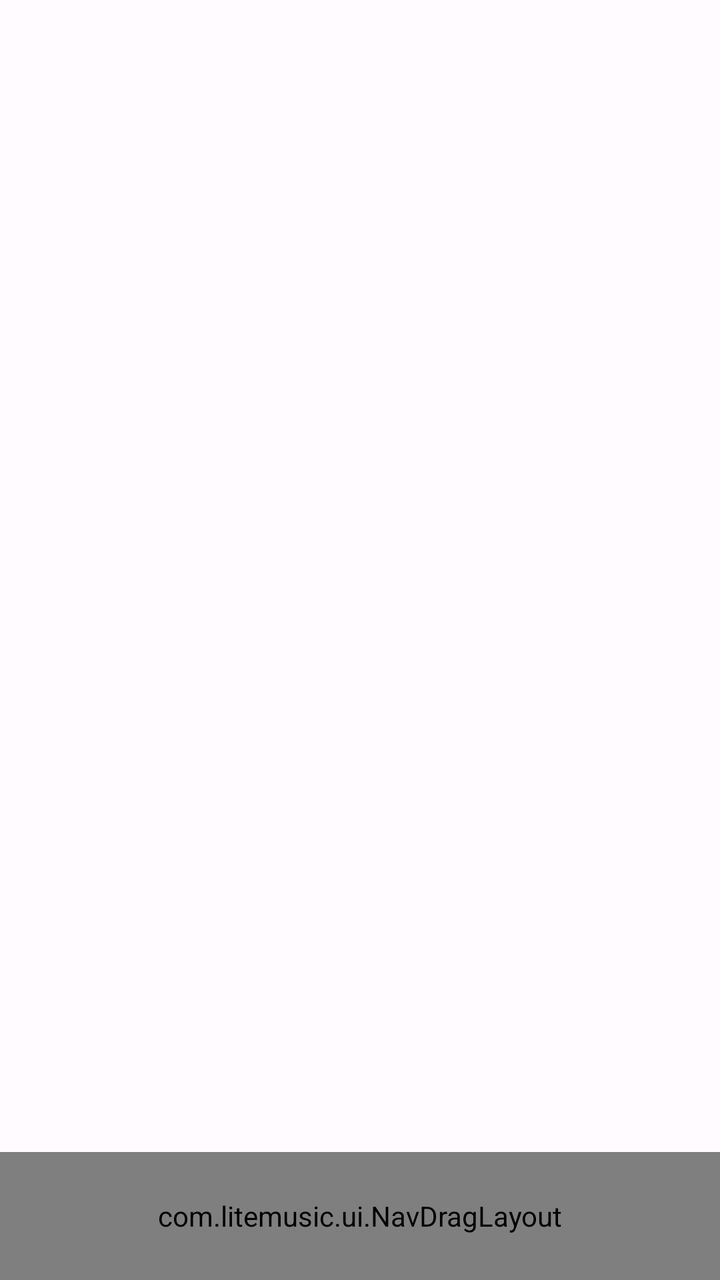
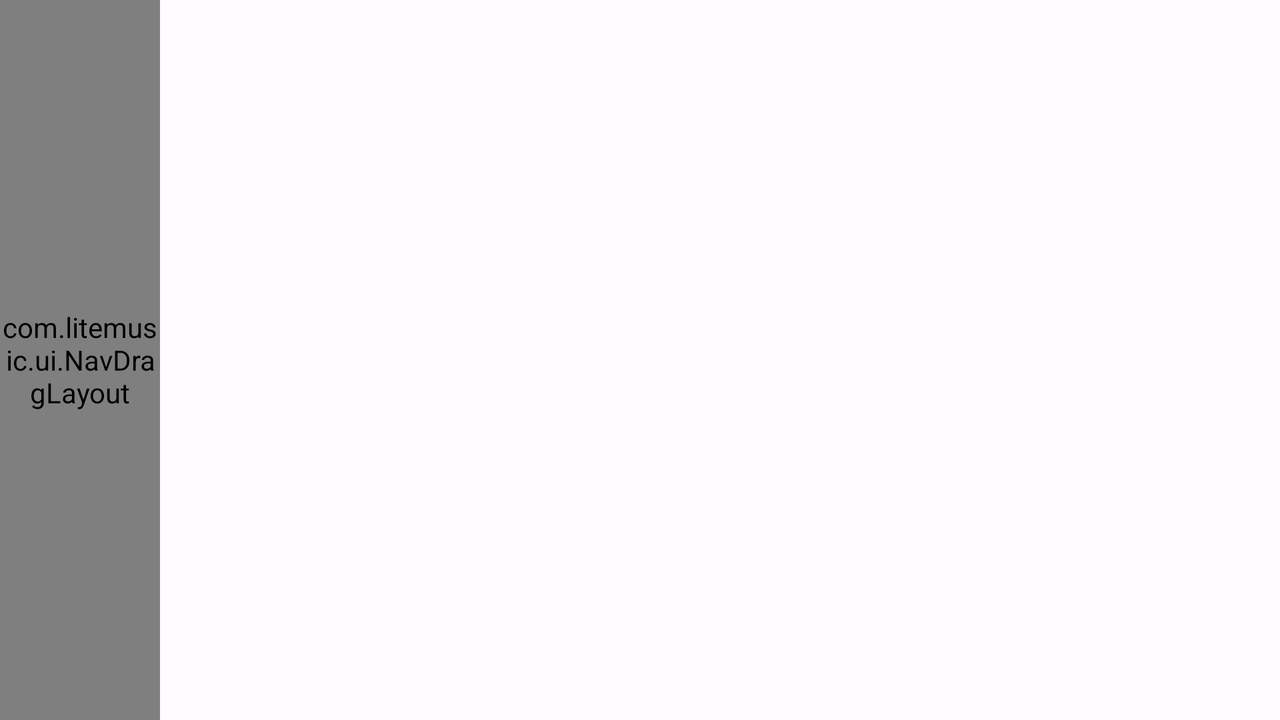

Two renders of one Android screen. The first uses the default layout on a phone; the second uses the alternative layout the repository ships for a different screen configuration, on a matching device. The two XML files are below.
<!-- AndroidManifest.xml: application theme Theme.LiteMusic -->
<!-- res/layout/activity_main.xml -->
<?xml version="1.0" encoding="utf-8"?>
<FrameLayout xmlns:android="http://schemas.android.com/apk/res/android"
    xmlns:app="http://schemas.android.com/apk/res-auto"
    android:layout_width="match_parent"
    android:layout_height="match_parent"
    android:fitsSystemWindows="true">

    <LinearLayout
        android:layout_width="match_parent"
        android:layout_height="match_parent"
        android:orientation="vertical">

        
        <androidx.viewpager2.widget.ViewPager2
            android:id="@+id/fragment_container"
            android:layout_width="match_parent"
            android:layout_height="0dp"
            android:layout_weight="1" />

        
        <com.litemusic.ui.NavDragLayout
            android:id="@+id/bottom_nav"
            android:layout_width="match_parent"
            android:layout_height="64dp"
            android:background="?attr/colorSurfaceContainer">

            
            <View
                android:id="@+id/tab_indicator_hint"
                android:layout_width="64dp"
                android:layout_height="32dp"
                android:layout_gravity="start|center_vertical"
                android:alpha="0"
                android:background="@drawable/nav_tab_pill"
                android:visibility="invisible" />

            
            <View
                android:id="@+id/tab_indicator"
                android:layout_width="64dp"
                android:layout_height="32dp"
                android:layout_gravity="start|center_vertical"
                android:background="@drawable/nav_tab_pill" />

            <LinearLayout
                android:layout_width="match_parent"
                android:layout_height="match_parent"
                android:orientation="horizontal">

                <com.litemusic.ui.CenteredRippleLayout
                    android:id="@+id/tab_home"
                    android:layout_width="0dp"
                    android:layout_height="match_parent"
                    android:layout_weight="1"
                    android:clickable="true"
                    android:focusable="true">

                    <FrameLayout
                        android:layout_width="64dp"
                        android:layout_height="32dp"
                        android:layout_gravity="center">

                        <ImageView
                            android:id="@+id/tab_home_icon"
                            android:layout_width="24dp"
                            android:layout_height="24dp"
                            android:layout_gravity="center"
                            android:contentDescription="@string/tab_home"
                            android:src="@drawable/ic_home_outlined"
                            android:tint="?attr/colorOnSurfaceVariant" />
                    </FrameLayout>
                </com.litemusic.ui.CenteredRippleLayout>

                <com.litemusic.ui.CenteredRippleLayout
                    android:id="@+id/tab_search"
                    android:layout_width="0dp"
                    android:layout_height="match_parent"
                    android:layout_weight="1"
                    android:clickable="true"
                    android:focusable="true">

                    <FrameLayout
                        android:layout_width="64dp"
                        android:layout_height="32dp"
                        android:layout_gravity="center">

                        <ImageView
                            android:id="@+id/tab_search_icon"
                            android:layout_width="24dp"
                            android:layout_height="24dp"
                            android:layout_gravity="center"
                            android:contentDescription="@string/tab_search"
                            android:src="@drawable/ic_search_symbol"
                            android:tint="?attr/colorOnSurfaceVariant" />
                    </FrameLayout>
                </com.litemusic.ui.CenteredRippleLayout>

                <com.litemusic.ui.CenteredRippleLayout
                    android:id="@+id/tab_mine"
                    android:layout_width="0dp"
                    android:layout_height="match_parent"
                    android:layout_weight="1"
                    android:clickable="true"
                    android:focusable="true">

                    <FrameLayout
                        android:layout_width="64dp"
                        android:layout_height="32dp"
                        android:layout_gravity="center">

                        <ImageView
                            android:id="@+id/tab_mine_icon"
                            android:layout_width="24dp"
                            android:layout_height="24dp"
                            android:layout_gravity="center"
                            android:contentDescription="@string/tab_mine"
                            android:src="@drawable/ic_account_circle"
                            android:tint="?attr/colorOnSurfaceVariant" />
                    </FrameLayout>
                </com.litemusic.ui.CenteredRippleLayout>
            </LinearLayout>
        </com.litemusic.ui.NavDragLayout>
    </LinearLayout>

    
    <include
        layout="@layout/view_mini_player"
        android:layout_width="match_parent"
        android:layout_height="72dp"
        android:layout_gravity="bottom"
        android:layout_marginStart="8dp"
        android:layout_marginEnd="8dp"
        android:layout_marginBottom="72dp" />
</FrameLayout>
<!-- res/layout/view_mini_player.xml (included above) -->
<?xml version="1.0" encoding="utf-8"?>
<com.google.android.material.card.MaterialCardView xmlns:android="http://schemas.android.com/apk/res/android"
    xmlns:app="http://schemas.android.com/apk/res-auto"
    android:id="@+id/mini_player"
    android:layout_width="match_parent"
    android:layout_height="72dp"
    android:visibility="gone"
    app:cardBackgroundColor="?attr/colorSurfaceContainerHigh"
    app:cardCornerRadius="16dp"
    app:cardElevation="0dp"
    app:strokeWidth="0dp">

    <LinearLayout
        android:id="@+id/mini_content"
        android:layout_width="match_parent"
        android:layout_height="match_parent"
        android:gravity="center_vertical"
        android:orientation="horizontal"
        android:paddingStart="12dp"
        android:paddingEnd="4dp">

        <com.google.android.material.imageview.ShapeableImageView
            android:id="@+id/mini_cover"
            android:layout_width="48dp"
            android:layout_height="48dp"
            android:contentDescription="@null"
            android:scaleType="centerCrop"
            android:src="@drawable/ic_music_note"
            app:shapeAppearanceOverlay="@style/ShapeAppearance.Lite.Rounded8" />

        <LinearLayout
            android:id="@+id/mini_text"
            android:layout_width="0dp"
            android:layout_height="wrap_content"
            android:layout_marginStart="12dp"
            android:layout_weight="1"
            android:orientation="vertical">

            <TextView
                android:id="@+id/mini_title"
                android:layout_width="match_parent"
                android:layout_height="wrap_content"
                android:ellipsize="end"
                android:maxLines="1"
                android:textAppearance="@style/TextAppearance.Material3.TitleSmall"
                android:textColor="?attr/colorOnSurface" />

            <TextView
                android:id="@+id/mini_artist"
                android:layout_width="match_parent"
                android:layout_height="wrap_content"
                android:ellipsize="end"
                android:maxLines="1"
                android:textAppearance="@style/TextAppearance.Material3.BodySmall"
                android:textColor="?attr/colorOnSurfaceVariant" />
        </LinearLayout>

        <com.google.android.material.button.MaterialButton
            android:id="@+id/mini_prev"
            style="@style/Widget.Material3.Button.IconButton"
            android:layout_width="48dp"
            android:layout_height="48dp"
            android:contentDescription="@null"
            app:icon="@drawable/ic_prev"
            app:iconTint="?attr/colorOnSurface" />

        
        <FrameLayout
            android:layout_width="60dp"
            android:layout_height="60dp">

            <com.litemusic.ui.MiniProgressRing
                android:id="@+id/mini_progress"
                android:layout_width="56dp"
                android:layout_height="56dp"
                android:layout_gravity="center" />

            <com.google.android.material.button.MaterialButton
                android:id="@+id/mini_play"
                style="@style/Widget.Material3.Button.IconButton.Filled"
                android:layout_width="48dp"
                android:layout_height="48dp"
                android:layout_gravity="center"
                android:contentDescription="@null"
                app:icon="@drawable/ic_play"
                app:iconTint="?attr/colorOnPrimary" />
        </FrameLayout>

        <com.google.android.material.button.MaterialButton
            android:id="@+id/mini_next"
            style="@style/Widget.Material3.Button.IconButton"
            android:layout_width="48dp"
            android:layout_height="48dp"
            android:contentDescription="@null"
            app:icon="@drawable/ic_next"
            app:iconTint="?attr/colorOnSurface" />
    </LinearLayout>
</com.google.android.material.card.MaterialCardView>
<!-- resources referenced by this layout -->
<resources>
  <!-- drawable ic_next (drawable) -->
  <vector xmlns:android="http://schemas.android.com/apk/res/android"
      android:width="24dp" android:height="24dp"
      android:viewportWidth="24" android:viewportHeight="24"
      android:tint="?attr/colorOnSurface">
      <path android:fillColor="@android:color/white" android:pathData="M6,18l8.5,-6L6,6v12zM16,6v12h2V6h-2z"/>
  </vector>
  <!-- drawable ic_play (drawable) -->
  <vector xmlns:android="http://schemas.android.com/apk/res/android"
      android:width="24dp" android:height="24dp"
      android:viewportWidth="24" android:viewportHeight="24"
      android:tint="?attr/colorOnPrimaryContainer">
      <path android:fillColor="@android:color/white" android:pathData="M8,5v14l11,-7z"/>
  </vector>
  <!-- drawable ic_prev (drawable) -->
  <vector xmlns:android="http://schemas.android.com/apk/res/android"
      android:width="24dp" android:height="24dp"
      android:viewportWidth="24" android:viewportHeight="24"
      android:tint="?attr/colorOnSurface">
      <path android:fillColor="@android:color/white" android:pathData="M6,6h2v12H6zM9.5,12l8.5,6V6z"/>
  </vector>
  <!-- drawable nav_tab_pill (drawable) -->
  <?xml version="1.0" encoding="utf-8"?>
  <shape xmlns:android="http://schemas.android.com/apk/res/android"
      android:shape="rectangle">
      
      <solid android:color="?attr/colorSecondaryContainer" />
      <corners android:radius="16dp" />
  </shape>
  <string name="tab_home">首页</string>
  <string name="tab_mine">我的</string>
  <string name="tab_search">搜索</string>
  <style name="ShapeAppearance.Lite.Rounded8" parent="">
          <item name="cornerFamily">rounded</item>
          <item name="cornerSize">8dp</item>
      </style>
  <!-- from res/values-v27/ -->
  <style name="Theme.LiteMusic" parent="Theme.LiteMusic.Base">
          <item name="android:statusBarColor">@android:color/transparent</item>
          <item name="android:windowLightStatusBar">true</item>
          <item name="android:navigationBarColor">@color/sys_nav_gray_light</item>
          <item name="android:windowLightNavigationBar">true</item>
      </style>
  <color name="sys_nav_gray_light">#E0E0E0</color>
  <color name="md_primary">#B3261E</color>
  <color name="md_on_primary">#FFFFFF</color>
  <color name="md_primary_container">#FFDAD4</color>
  <color name="md_on_primary_container">#410002</color>
  <color name="md_secondary">#775651</color>
  <color name="md_on_secondary">#FFFFFF</color>
  <color name="md_secondary_container">#FFDAD4</color>
  <color name="md_on_secondary_container">#2C1512</color>
  <color name="md_tertiary">#705C2E</color>
  <color name="md_on_tertiary">#FFFFFF</color>
  <color name="md_tertiary_container">#FBDFA6</color>
  <color name="md_on_tertiary_container">#251A00</color>
  <color name="md_error">#BA1A1A</color>
  <color name="md_on_error">#FFFFFF</color>
  <color name="md_error_container">#FFDAD6</color>
  <color name="md_on_error_container">#410002</color>
  <color name="md_surface">#FFFBFF</color>
  <color name="md_on_surface">#201A19</color>
  <color name="md_surface_variant">#F5DDDA</color>
  <color name="md_on_surface_variant">#534340</color>
  <color name="md_surface_container_lowest">#FFFFFF</color>
  <color name="md_surface_container_low">#FFF8F7</color>
  <color name="md_surface_container">#FAF0EE</color>
  <color name="md_surface_container_high">#F4E5E2</color>
  <color name="md_surface_container_highest">#EEDFDC</color>
  <color name="md_outline">#857371</color>
  <color name="md_outline_variant">#D8C2BE</color>
  <color name="md_inverse_surface">#362F2E</color>
  <color name="md_inverse_on_surface">#FBEEEC</color>
  <color name="md_inverse_primary">#FFB4A8</color>
  <!-- some entries are left out for length -->
</resources>
<!-- res/layout-land/activity_main.xml (the repository's variant of the layout above) -->
<!-- drawn on the phone turned sideways -->
<?xml version="1.0" encoding="utf-8"?>
<LinearLayout xmlns:android="http://schemas.android.com/apk/res/android"
    android:layout_width="match_parent"
    android:layout_height="match_parent"
    android:fitsSystemWindows="true"
    android:orientation="horizontal">

    <com.litemusic.ui.NavDragLayout
        android:id="@+id/bottom_nav"
        android:layout_width="80dp"
        android:layout_height="match_parent"
        android:background="?attr/colorSurfaceContainer">

        
        <View
            android:id="@+id/tab_indicator_hint"
            android:layout_width="56dp"
            android:layout_height="32dp"
            android:layout_gravity="top|center_horizontal"
            android:alpha="0"
            android:background="@drawable/nav_tab_pill"
            android:visibility="invisible" />

        
        <View
            android:id="@+id/tab_indicator"
            android:layout_width="56dp"
            android:layout_height="32dp"
            android:layout_gravity="top|center_horizontal"
            android:background="@drawable/nav_tab_pill" />

        <LinearLayout
            android:layout_width="match_parent"
            android:layout_height="match_parent"
            android:gravity="center_vertical"
            android:orientation="vertical">

            <com.litemusic.ui.CenteredRippleLayout
                android:id="@+id/tab_home"
                android:layout_width="match_parent"
                android:layout_height="72dp"
                android:clickable="true"
                android:focusable="true">

                <LinearLayout
                    android:layout_width="match_parent"
                    android:layout_height="wrap_content"
                    android:layout_gravity="center"
                    android:gravity="center_horizontal"
                    android:orientation="vertical">

                    <FrameLayout
                        android:layout_width="56dp"
                        android:layout_height="32dp">

                        <ImageView
                            android:id="@+id/tab_home_icon"
                            android:layout_width="24dp"
                            android:layout_height="24dp"
                            android:layout_gravity="center"
                            android:contentDescription="@string/tab_home"
                            android:src="@drawable/ic_home_outlined"
                            android:tint="?attr/colorOnSurfaceVariant" />
                    </FrameLayout>

                    <TextView
                        android:id="@+id/tab_home_label"
                        android:layout_width="wrap_content"
                        android:layout_height="wrap_content"
                        android:layout_marginTop="4dp"
                        android:maxLines="1"
                        android:text="@string/tab_home"
                        android:textAppearance="@style/TextAppearance.Material3.LabelMedium"
                        android:textColor="?attr/colorOnSurfaceVariant" />
                </LinearLayout>
            </com.litemusic.ui.CenteredRippleLayout>

            <com.litemusic.ui.CenteredRippleLayout
                android:id="@+id/tab_search"
                android:layout_width="match_parent"
                android:layout_height="72dp"
                android:clickable="true"
                android:focusable="true">

                <LinearLayout
                    android:layout_width="match_parent"
                    android:layout_height="wrap_content"
                    android:layout_gravity="center"
                    android:gravity="center_horizontal"
                    android:orientation="vertical">

                    <FrameLayout
                        android:layout_width="56dp"
                        android:layout_height="32dp">

                        <ImageView
                            android:id="@+id/tab_search_icon"
                            android:layout_width="24dp"
                            android:layout_height="24dp"
                            android:layout_gravity="center"
                            android:contentDescription="@string/tab_search"
                            android:src="@drawable/ic_search_symbol"
                            android:tint="?attr/colorOnSurfaceVariant" />
                    </FrameLayout>

                    <TextView
                        android:id="@+id/tab_search_label"
                        android:layout_width="wrap_content"
                        android:layout_height="wrap_content"
                        android:layout_marginTop="4dp"
                        android:maxLines="1"
                        android:text="@string/tab_search"
                        android:textAppearance="@style/TextAppearance.Material3.LabelMedium"
                        android:textColor="?attr/colorOnSurfaceVariant" />
                </LinearLayout>
            </com.litemusic.ui.CenteredRippleLayout>

            <com.litemusic.ui.CenteredRippleLayout
                android:id="@+id/tab_mine"
                android:layout_width="match_parent"
                android:layout_height="72dp"
                android:clickable="true"
                android:focusable="true">

                <LinearLayout
                    android:layout_width="match_parent"
                    android:layout_height="wrap_content"
                    android:layout_gravity="center"
                    android:gravity="center_horizontal"
                    android:orientation="vertical">

                    <FrameLayout
                        android:layout_width="56dp"
                        android:layout_height="32dp">

                        <ImageView
                            android:id="@+id/tab_mine_icon"
                            android:layout_width="24dp"
                            android:layout_height="24dp"
                            android:layout_gravity="center"
                            android:contentDescription="@string/tab_mine"
                            android:src="@drawable/ic_account_circle"
                            android:tint="?attr/colorOnSurfaceVariant" />
                    </FrameLayout>

                    <TextView
                        android:id="@+id/tab_mine_label"
                        android:layout_width="wrap_content"
                        android:layout_height="wrap_content"
                        android:layout_marginTop="4dp"
                        android:maxLines="1"
                        android:text="@string/tab_mine"
                        android:textAppearance="@style/TextAppearance.Material3.LabelMedium"
                        android:textColor="?attr/colorOnSurfaceVariant" />
                </LinearLayout>
            </com.litemusic.ui.CenteredRippleLayout>
        </LinearLayout>
    </com.litemusic.ui.NavDragLayout>

    <FrameLayout
        android:layout_width="0dp"
        android:layout_height="match_parent"
        android:layout_weight="1">

        <androidx.viewpager2.widget.ViewPager2
            android:id="@+id/fragment_container"
            android:layout_width="match_parent"
            android:layout_height="match_parent" />

        
        <include
            layout="@layout/view_mini_player"
            android:layout_width="match_parent"
            android:layout_height="72dp"
            android:layout_gravity="bottom"
            android:layout_marginStart="12dp"
            android:layout_marginEnd="12dp"
            android:layout_marginBottom="12dp" />
    </FrameLayout>
</LinearLayout>
